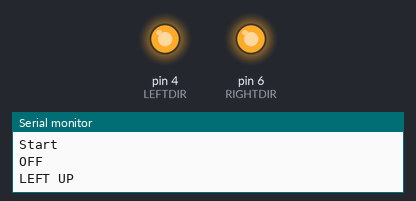
The sketch below on a simulated Arduino Uno, built with avr-gcc and run on an emulated ATmega328P. Parts: output pins drawn as LEDs (lit = HIGH), the last lines printed to the serial monitor. Pins used as bus, display or sensor lines are not drawn.

Above: at 1.3 s.
At 3.3 s:
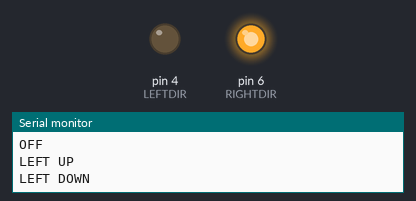
At 6.3 s:
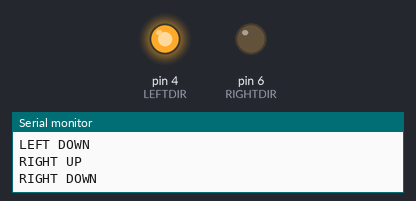
Timing chart, 0 to 9.1 s (numbered marks = the images above):
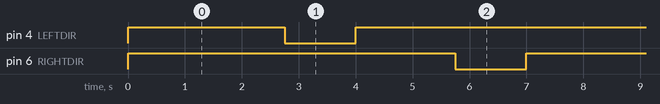

The sketch:

relais.ino
```cpp
/**
 * Steuerung eines 4-Kanal-Relaismodul
 * Arduino -> Relaismodul
 * PIN 3 -> In1
 * PIN 4 -> In2
 * PIN 5 -> In3
 * PIN 6 -> In4
 */

#define RELAISDELAY 250
#define LEFTPOWER 3
#define LEFTDIR 4
#define RIGHTPOWER 5
#define RIGHTDIR 6

void setup() {
  // put your setup code here, to run once:
  Serial.begin(9600);
  Serial.println(F("Start"));
  pinMode(LEFTPOWER, OUTPUT);
  pinMode(LEFTDIR, OUTPUT);
  pinMode(RIGHTPOWER, OUTPUT);
  pinMode(RIGHTDIR, OUTPUT);
}

void loop() {
  loop2();
}

void loop2() {
  // put your main code here, to run repeatedly:
  Serial.println(F("OFF"));
  stopAll();
  delay(1000);

  Serial.println(F("LEFT UP"));
  leftUp();
  delay(1000);

  Serial.println(F("LEFT DOWN"));
  leftDown();
  delay(1000);

  Serial.println(F("RIGHT UP"));
  rightUp();
  delay(1000);

  Serial.println(F("RIGHT DOWN"));
  rightDown();
  delay(1000);
}

void stopAll() {
  digitalWrite(LEFTPOWER, HIGH);
  digitalWrite(RIGHTPOWER, HIGH);
  digitalWrite(LEFTDIR, HIGH);
  digitalWrite(RIGHTDIR, HIGH);
}

void leftOn() {
  digitalWrite(LEFTPOWER, LOW);
}

void rightOn() {
  digitalWrite(RIGHTPOWER, LOW);
}

void leftUp() {
  stopAll();
  delay(RELAISDELAY);
  digitalWrite(LEFTDIR, HIGH);
  delay(RELAISDELAY);
  leftOn();
}

void leftDown() {
  stopAll();
  delay(RELAISDELAY);
  digitalWrite(LEFTDIR, LOW);
  delay(RELAISDELAY);
  leftOn();
}

void rightUp() {
  stopAll();
  delay(RELAISDELAY);
  digitalWrite(RIGHTDIR, HIGH);
  delay(RELAISDELAY);
  rightOn();
}

void rightDown() {
  stopAll();
  delay(RELAISDELAY);
  digitalWrite(RIGHTDIR, LOW);
  delay(RELAISDELAY);
  rightOn();
}
```

Measured:
- by itself, pin 4 (LEFTDIR): repeats every 7.0 s: LOW 1.3 s, HIGH 5.8 s
- by itself, pin 6 (RIGHTDIR): alternates HIGH for 5.8 s and LOW for 1.3 s
- by itself, everything shown: repeats every 7.0 s, in 4 steps
